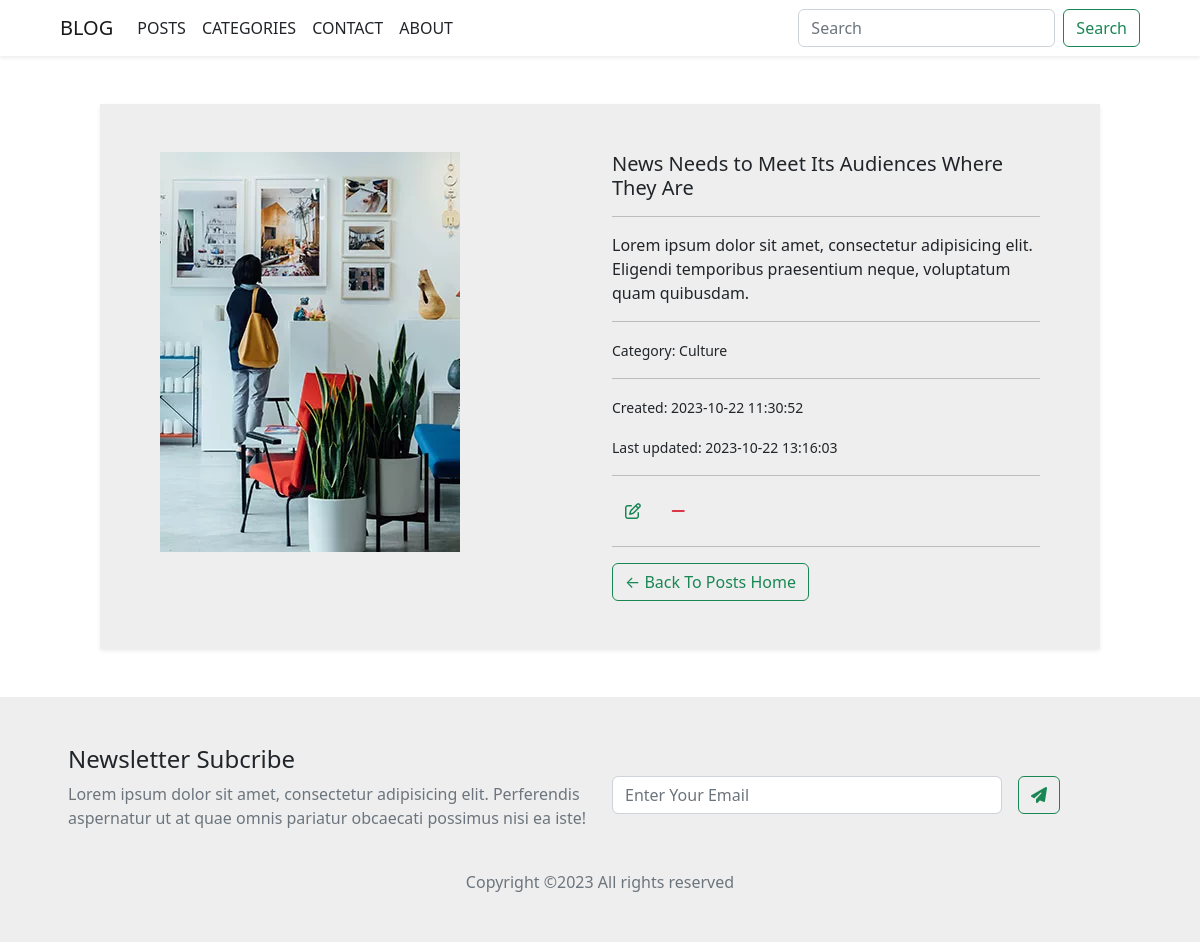
Page /posts/posts/3 on the earlier database version.
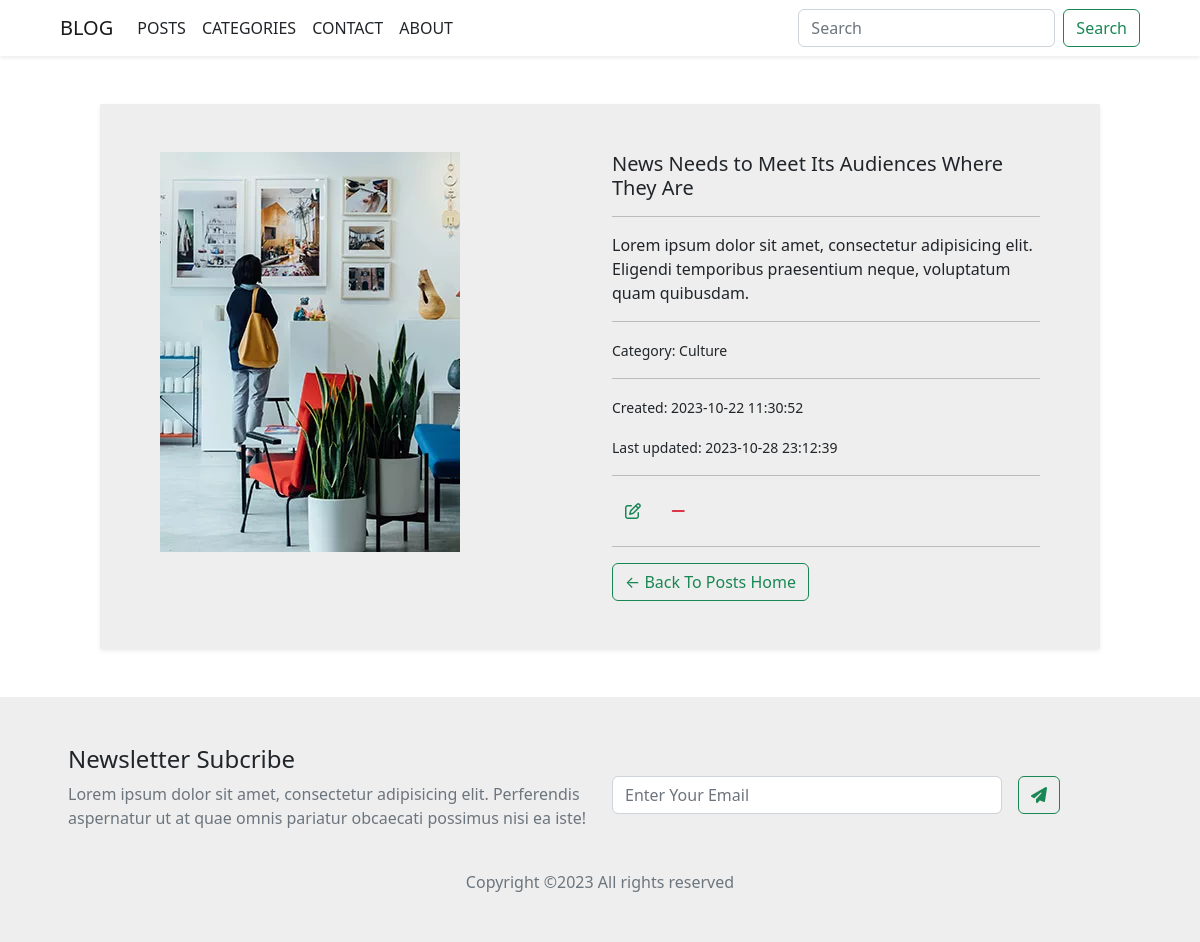
Same page on the later database version.
### app/models.py (models this page shows, shortened)
class Post(db.Model):
  id = db.Column(db.Integer, primary_key = True)
  title = db.Column(db.String)
  body = db.Column(db.String)
  image = db.Column(db.String)
  created_at = db.Column(db.DateTime, server_default=db.func.now())
  updated_at = db.Column(db.DateTime, server_default=db.func.now(), onupdate=db.func.now())
  category_id = db.Column(db.Integer, db.ForeignKey('category.id'), nullable=True)
  @property
  def get_image_url(self):
    return url_for('static', filename=f'posts/images/{self.image}')
  @property
  def get_delete_url(self):
    return url_for('posts.delete', id=self.id)

### app/posts/views.py (the view)
@post_blueprint.route('/posts/<int:id>', endpoint='show', methods=['GET'])
def get_post(id):
  post = Post.query.get_or_404(id)
  if post:
    return render_template('posts/show.html', post=post)
  else:
    return 404

### app/models.py (called while the page is built)
  def __str__(self):
    return f"{self.name}"

### app/templates/posts/show.html (shortened to what this page needs)
{% extends 'layouts/base.html' %}
{% import 'macros/macros.html' as myposts %}
{% block body %}
  <div class="row p-5 shadow-sm border-2 mx-auto " style="background-color: #eee; width: 1000px;">
    <div class="col">
      <img src="{{post.get_image_url}}" alt="">
    </div>
    <div class="col">
      <h5 class="card-title">{{post.title}}</h5>
      <hr>
      <p class="card-text">{{post.body}}</p>
      <hr>
      <p class="card-text"><small class="text-body-secondary">Category:  {{post.category_name}}</small></p>
      <hr>
      <p class="card-text"><small class="text-body-secondary">Created:  {{post.created_at}}</small></p>
      <p class="card-text"><small class="text-body-secondary">Last updated: {{post.updated_at}}</small></p>
      <hr>
      <div class="links">
        <a href="{{url_for('posts.edit', id=post.id)}}" class="btn text-success "><i class="fa-regular fa-pen-to-square"></i></a>
        <a href="{{post.get_delete_url}}" class="btn text-danger "><i class="fa-solid fa-minus"></i></a>
      </div>
      <hr>
      <div>
        <a href="{{url_for('posts.index')}}" class="btn btn-outline-success">&larr; Back To Posts Home</a>
      </div>
    </div>
  </div>
{% endblock %}

Differences in the rows shown:
changed Post "News Needs to Meet Its Audiences Where They Are": updated_at "2023-10-22 13:16:03" → "2023-10-28 23:12:39"
